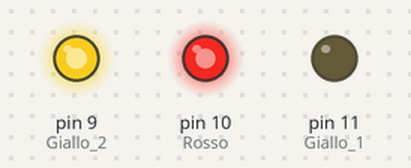
Recording of a sketch running on a simulated Arduino Uno, built with avr-gcc and run on an emulated ATmega328P. On the bench: output pins drawn as LEDs (lit = HIGH). Random numbers use the default seed unless the sketch sets one.

Above: at 0.37 s.
At 4.47 s:
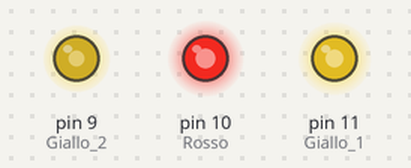
At 9.58 s:
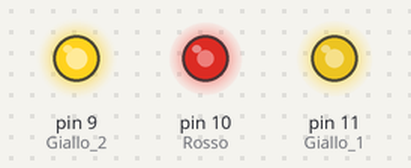
At 18.9 s:
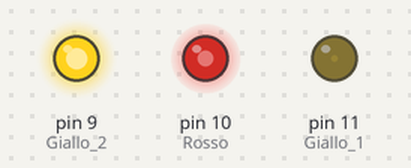
At 29.26 s:
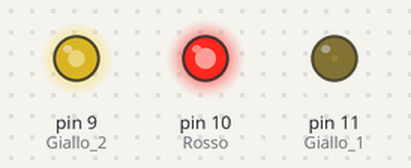
At 39.74 s:
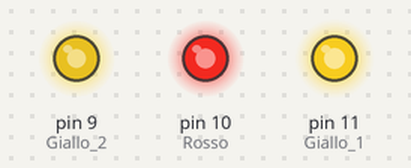
Timing chart, 0 to 40.0 s (numbered marks = the images above):
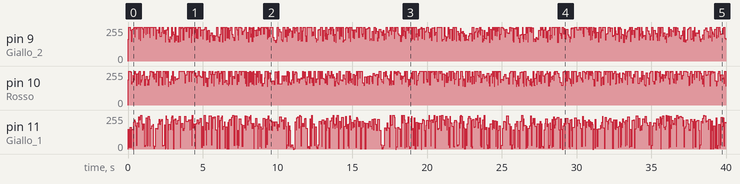

The sketch:

arduino_led_effetto_fuoco.ino
```cpp
// ARDUINO LED EFFETTO FUOCO O FIAMMA
// Per maggiori info e progetti: www.progettiarduino.com

// Indico le variabili globali
int Tempo = 140;
int TmpRandom = 150;
int Giallo_1 = 11;
int Rosso = 10;
int Giallo_2 = 9;

// Settaggi pin di arduino
void setup()
{
pinMode(Giallo_1, OUTPUT); //Led giallo1 come uscita
pinMode(Rosso, OUTPUT);    //Led rosso come uscita
pinMode(Giallo_2, OUTPUT); //Led giallo2 come uscita

}

void loop() {

//imposta l'uscita con un livello a caso da 0 a 150 come da variabili impostate
analogWrite(Giallo_1, random(TmpRandom)+Tempo);
analogWrite(Rosso, random(TmpRandom)+Tempo);
analogWrite(Giallo_2, random(TmpRandom)+Tempo);
delay(random(100));
}
```
